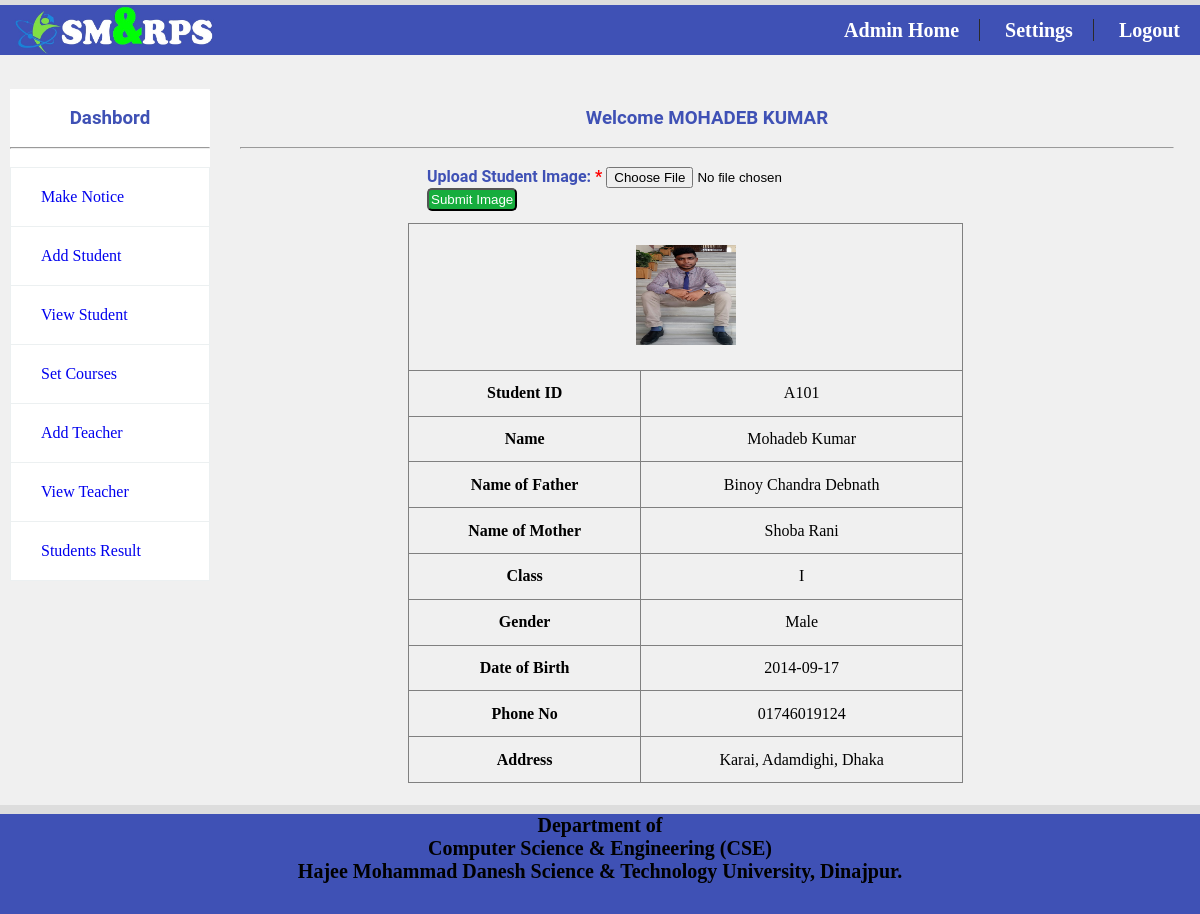
The app's page /student_profile_admin_view.php?sid=A101 (signed in) with its own data.
### tables this page shows
CREATE TABLE `student` (
  `SID` varchar(10) NOT NULL,
  `SNAME` varchar(50) DEFAULT NULL,
  `FATHER` varchar(50) DEFAULT NULL,
  `MOTHER` varchar(50) DEFAULT NULL,
  `GENDER` varchar(20) DEFAULT NULL,
  `CLASS` varchar(10) DEFAULT NULL,
  `DOB` date DEFAULT NULL,
  `PHONE` varchar(30) DEFAULT NULL,
  `ADDRESS` text DEFAULT NULL,
  `IMG` varchar(200) DEFAULT NULL
);

### student_profile_admin_view.php (the view, shortened to what this page needs)
<?php
	include("dbconnection.php");
?>
<!DOCTYPE html>
<html>
	<head>
		<link rel="stylesheet" href="css/style.css">
	</head>
	<body class="back">
		<?php include("topbar.php");?>
			<div id="section">
				<?php
					include("sidebar.php");
				?><br>
				<div class="content">
					<h3 class="text">Welcome <?php echo $_SESSION['ANAME']; ?></h3><br><hr><br>
					<div class="upload_img_mgs">
					<?php
						if(isset($_GET["sid"])){
							$sql="SELECT* FROM student WHERE SID='{$_GET["sid"]}'";
							$res=$con->query($sql);
							if($res->num_rows>0)
							{
								$row=$res->fetch_assoc();
							}
						}
					?>
					<form method="post" enctype="multipart/form-data" action="<?php echo $_SERVER["PHP_SELF"];?>">
					<label class="required">Upload Student Image:</label>
					<input type="file" required name="img">
					<button class="imgUpbtn" type="submit" name="submit">Submit Image</button>
					</form>
					</div>
						<br/>
					<div class="rbox1">
					<br/>
						<table border="1px" class="teacher_profile_table">
							<tr><td colspan="2"><img src="<?php echo $row["IMG"] ?>" height="100" width="100" alt="upload Pending"></td></tr>
							<tr><th>Student ID </th> <td><?php echo $row["SID"] ?> </td></tr>
							<tr><th>Name </th> <td><?php echo $row["SNAME"] ?> </td></tr>
							<tr><th>Name of Father </th> <td><?php echo $row["FATHER"] ?>  </td></tr>
							<tr><th>Name of Mother </th> <td><?php echo $row["MOTHER"] ?>  </td></tr>
							<tr><th>Class </th> <td><?php echo $row["CLASS"] ?>  </td></tr>
							<tr><th>Gender </th> <td> <?php echo $row["GENDER"] ?>  </td></tr>
							<tr><th>Date of Birth </th> <td> <?php echo $row["DOB"] ?>  </td></tr>
							<tr><th>Phone No </th> <td> <?php echo $row["PHONE"] ?> </td></tr>
							<tr><th>Address </th> <td> <?php echo $row["ADDRESS"] ?> </td></tr>
						</table>
					</div>
				</div>
			</div>
		<?php include"footer2.php";?>
	</body>
</html>

### topbar.php (shortened to what this page needs)
<div class="topbar">
	<ul class="list">
		<?php
			if(isset($_SESSION['AID'])){
				echo '<li><a href="admin_home.php">Admin Home</a></li>
					  <li><a href="">Settings</a></li>
				      <li><a href="logout.php">Logout</a></li>';
			}
		?>
	</ul>
</div>
			<div class="project_logo">
					<img style="width:200px; height:50px;" src="img/project_logo.jpg"/>
			</div>

### sidebar.php
<div class="sidebar"><br/>
<h3 class="text">Dashbord</h3><br><hr><br>
<ul class="sideber_li">
	<?php
		if(isset($_SESSION['AID'])){
			echo '
				  <li class="li"><a href="make_notice.php">Make Notice</a></li>
				  <li class="li"><a href="add_student.php">Add Student</a></li>
				  <li class="li"><a href="view_students.php">View Student</a></li>
				  <li class="li"><a href="set_course.php">Set Courses</a></li>
				  <li class="li"><a href="add_teacher.php">Add Teacher</a></li>
				  <li class="li"><a href="view_teachers.php">View Teacher</a></li>
				  <li class="li"><a href="#">Students Result</a></li>';
		}
		else{
			echo '<li class="li"><a href="teacher_profile.php">Profile</a></li>
				  <li class="li"><a href="#">Set Class</a></li>
				  <li class="li"><a href="#">Set Exam</a></li>
				  <li class="li"><a href="valid_add_marks.php">Add Marks</a></li>
				  <li class="li"><a href="#">View Marks</a></li>';
		}
	?>
</ul>
</div>

### footer2.php (shortened to what this page needs)
<div class="footer2">
			<footer><p>Department of<br/>Computer Science & Engineering (CSE)<br/> Hajee Mohammad Danesh Science & Technology University, Dinajpur. </p></footer>
		</div>

### css/style.css (style rules this page uses)
.required:after { content:" *"; color: red; }
* { padding:0px; margin:0px; }
html { background:#dddddd; }
.back { background:#f5f5f5cf; height:800px; width:1200px; margin:0 auto; margin-top:5px; margin-bottom:5px; font-family:Century; }
h1,h2,h3,h4,h5,h6,label { font-family:Roboto; color:#3f51b5; }
label { font-weight:bold; }
#section { height:auto; width:1164px; margin-left:10px; }
.content { margin-top:30px; height:auto; width:934px; float:left; }
.text { text-align:center; }
.rbox1 { width: 668px; height: 153px; float: left; margin-left: -20px; }
.footer2 { background:#3f51b5; height:100px; width:100%; font-size:20px; font-weight:bold; margin-top:737px; text-align:center; }
.sidebar { width:200px; height:auto; margin-top:30px; margin-right:30px; float:left; background:white; }
.sideber_li { list-style:none; }
.li { position:relative; display:block; padding:20px 30px; margin-bottom:-1px; background-color:#ffffff; border:1px solid #ecf0f1; }
.upload_img_mgs { width: 525px; height: 20px; margin-left: 187px; }
.imgUpbtn { padding: 2px; background: #16ad3d; border-radius: 5px; color: white; }
.teacher_profile_table { border-collapse:collapse; width: 555px; height: 560px; margin-left: 188px; text-align: center }
.topbar { background:#3f51b5; height:50px; width:100%; font-size:20px; font-weight:bold; }
a { text-decoration:none; }
.list { list-style:none; text-align:right; }
.list li { display:inline; border-right:1px solid #2B2A2A; }
.list li:last-child { border-right:none; }
.list li a { text-decoration:none; color:white; line-height:50px; padding:20px; font-size:20px; }
.project_logo { margin-top:-50px; margin-left:14px; }
tr,td,th { padding:10px; }
table { border-collapse:collapse; }

### records on screen
student: IMG (picture), SID "A101", SNAME "Mohadeb Kumar", FATHER "Binoy Chandra Debnath", MOTHER "Shoba Rani", CLASS "I", GENDER "Male", DOB "2014-09-17", PHONE "01746019124", ADDRESS "Karai, Adamdighi, Dhaka"

### other values on screen
$_SESSION['ANAME'] "MOHADEB KUMAR"
